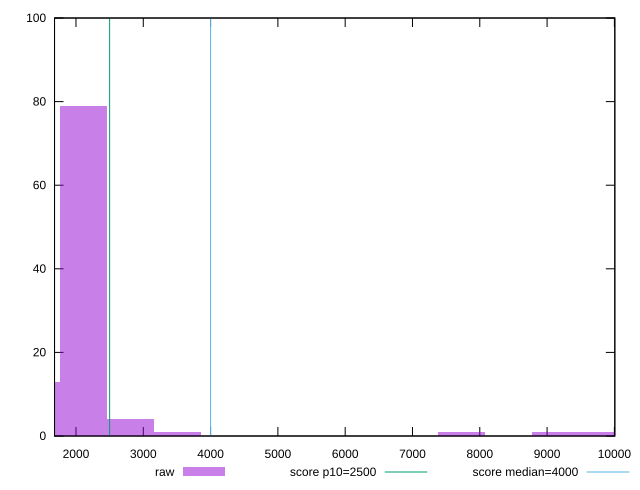

The script that saved this image:
reset

$raw <<EOF
2106.7313368255222 79
1404.4875578836816 13
9129.16912624393 1
7724.681568360249 1
2808.975115767363 4
9831.41290518577 1
3511.218894709204 1
EOF

set key outside below
set boxwidth 702.2437789418408
set xrange [1681.359:10006.5105]
set yrange [0:100]
set trange [0:100]
set style fill transparent solid 0.5 noborder

set parametric
set terminal svg size 640, 490 enhanced background rgb 'white'
set output "reports/report_00027_2021-02-24T12-40-31.850Z/largest-contentful-paint/samples/music/raw/histogram.svg"

plot $raw title "raw" with boxes, \
     2500,t title "score p10=2500", \
     4000,t title "score median=4000"

reset
